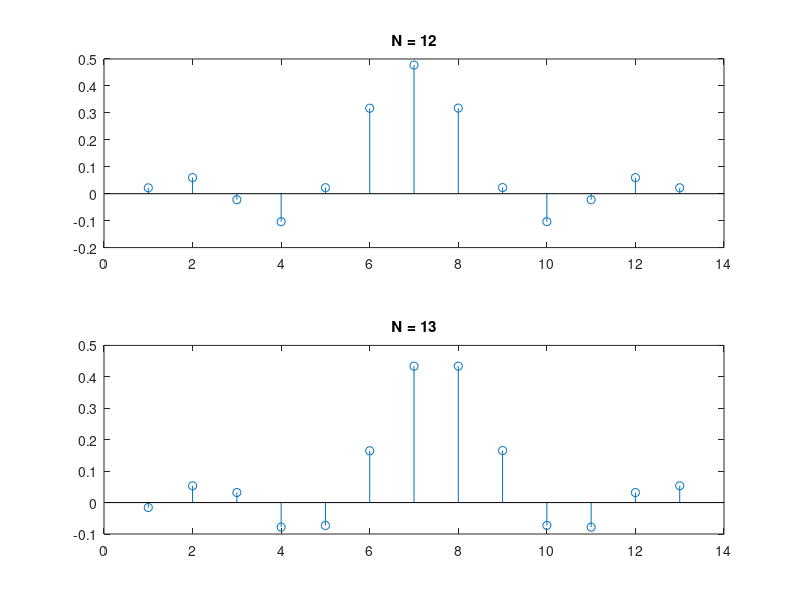

Write the MATLAB code that produced this figure.
pkg load signal
clear all;

omegac = 1.5;
n = [0:1:12];
xe = sin(omegac*(n-6.001))./(pi*(n-6.001));
figure(1);
subplot(2,1,1);
stem(xe);
title("N = 12");
xo = sin(omegac*(n-6.501))./(pi*(n-6.501));
subplot(2,1,2);
stem(xo);
title("N = 13");

print -depslatex "-S800,600" "linearPhaseTransferFunctionSinc.tex"
